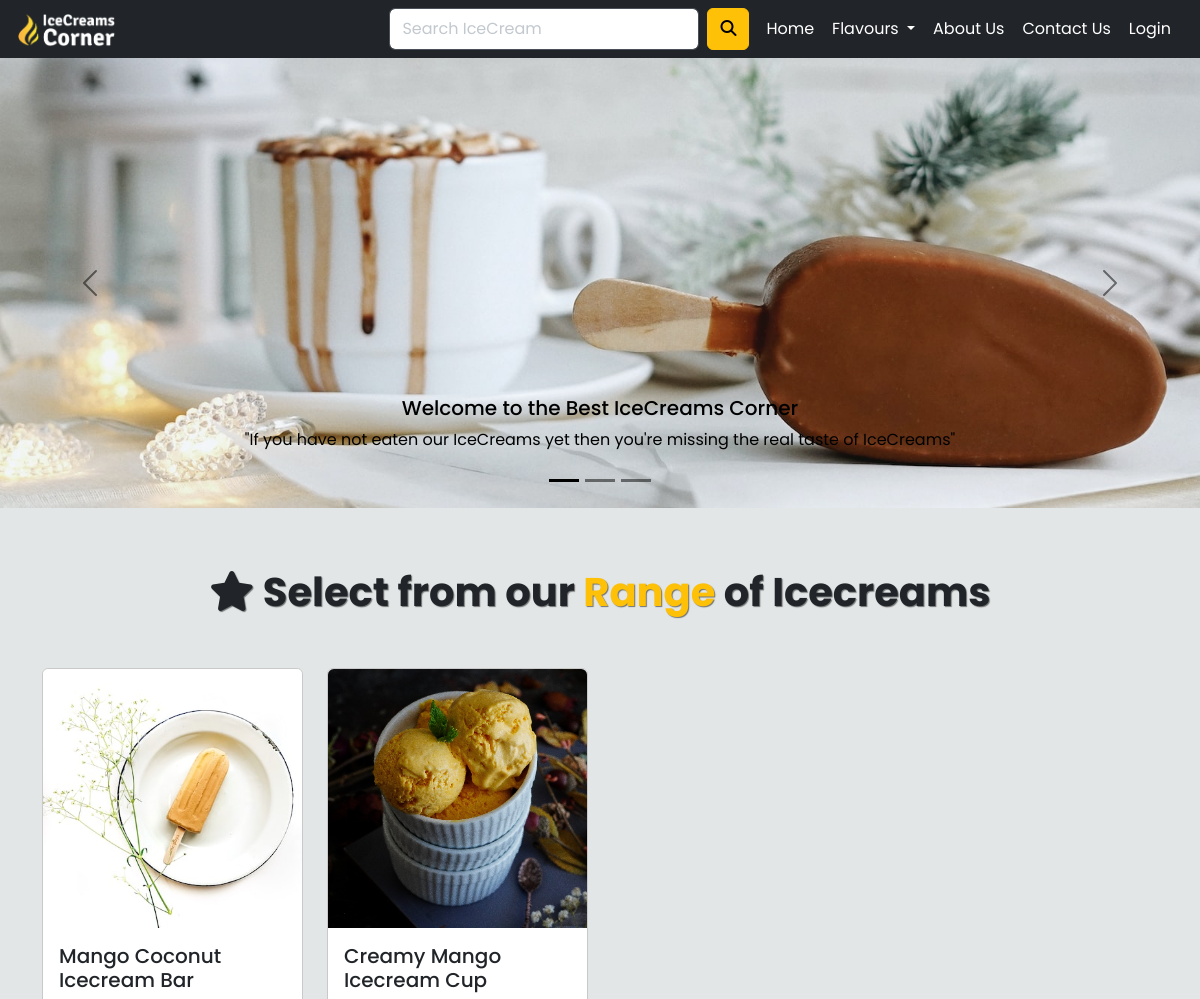
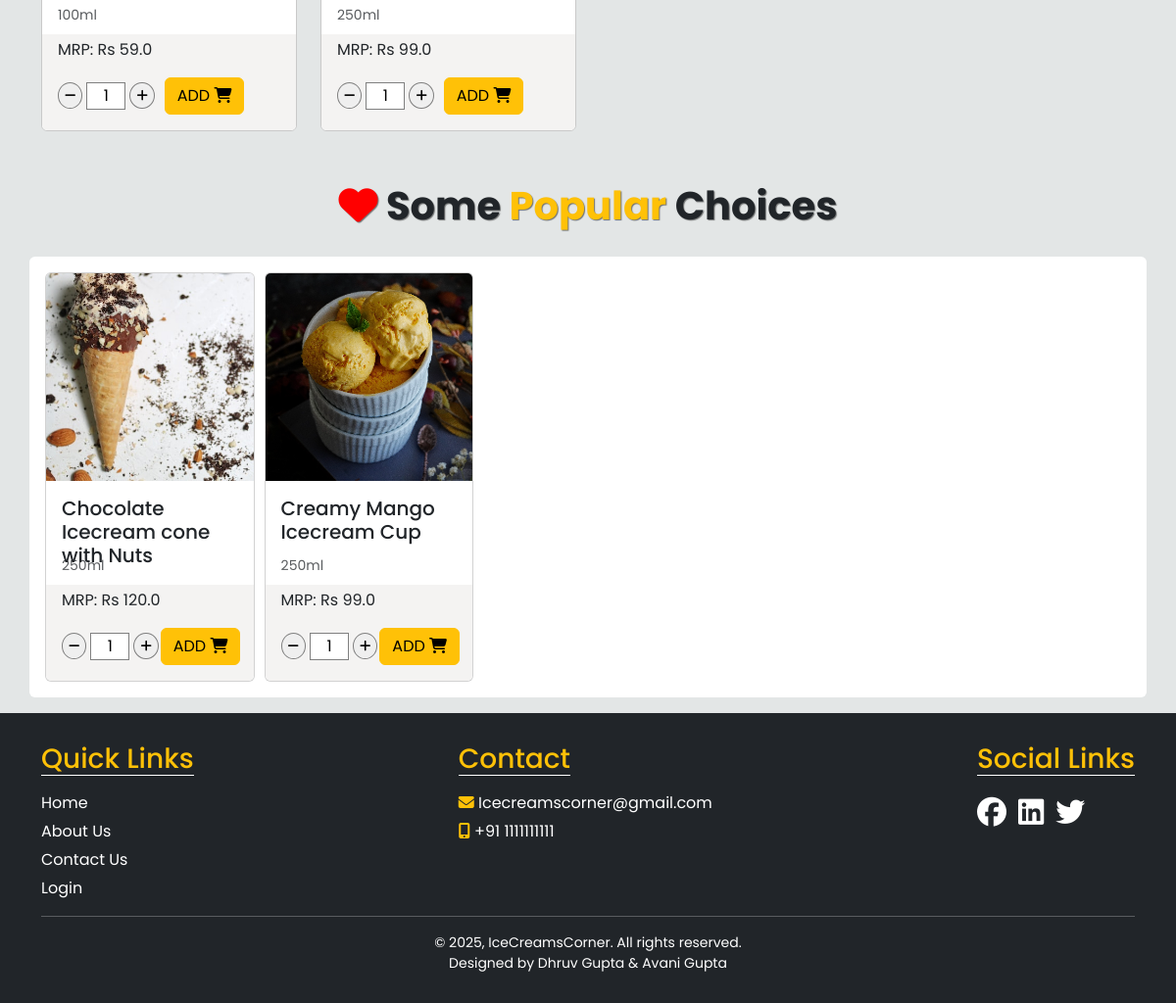
/?cid=4, run on the app's committed database (2 pictures, top to bottom).
### store/models.py (models this page shows, shortened)
class IceCream(models.Model):
    name = models.CharField(max_length=100)
    volume = models.CharField(max_length=20)  # e.g., "100ml", "250ml"
    price = models.FloatField()
    image= models.ImageField(upload_to='icecream_imgs', default="" )
    user_quantity = models.PositiveIntegerField(default=1)  # User-selected quantity
    category= models.ForeignKey(Category, default=1, on_delete=models.CASCADE)
    total_quantity = models.PositiveIntegerField(default=0)
    sold_quantity = models.PositiveIntegerField(default=0)

### store/views.py (the view)
# urls.py: path('', index, name='home'),
def index(request):
    if 'cid' in request.GET:
        return render(request, 'index.html', {'icecreams': IceCream.objects.filter(category_id= request.GET['cid']),
        'is_any_popular_icecream': IceCream.objects.filter(sold_quantity__gt=5).exists(),
        'popular_icecreams': IceCream.objects.filter(sold_quantity__gt=5)})
    else:
        return render(request, 'index.html',{'icecreams': IceCream.objects.all(),
        'is_any_popular_icecream': IceCream.objects.filter(sold_quantity__gt=5).exists(),
        'popular_icecreams': IceCream.objects.filter(sold_quantity__gt=5)})

### store/views.py (called while the page is built)
def get_all_categories(request):
    return {"categories": Category.objects.all()}

def get_cart_items_count(request):
    return {'cart_items_count': Cart.objects.filter(user_id= request.user.id).aggregate(Sum('quantity'))['quantity__sum']}

### templates/index.html (shortened to what this page needs)
{% extends 'base.html' %}
{% block content %}
<div class="container-fluid px-0 ">
    <div id="carouselExampleCaptions" class="carousel carousel-dark slide" data-bs-ride="carousel">
        <div class="carousel-indicators">
            <button type="button" data-bs-target="#carouselExampleCaptions" data-bs-slide-to="0" class="active"
                aria-current="true" aria-label="Slide 1"></button>
            <button type="button" data-bs-target="#carouselExampleCaptions" data-bs-slide-to="1"
                aria-label="Slide 2"></button>
            <button type="button" data-bs-target="#carouselExampleCaptions" data-bs-slide-to="2"
                aria-label="Slide 3"></button>
        </div>
        <div class="carousel-inner home-carousel">
            <div class="carousel-item active">
                <img src="/static/img/1.jpg" class="d-block w-100" alt="...">
                <div class="carousel-caption d-none d-md-block new">
                    <h5>Welcome to the Best IceCreams Corner</h5>
                    <p>"If you have not eaten our IceCreams yet then you're missing the real taste of IceCreams"</p>
                </div>
            </div>
        </div>
        <button class="carousel-control-prev" type="button" data-bs-target="#carouselExampleCaptions"
            data-bs-slide="prev">
            <span class="carousel-control-prev-icon" aria-hidden="true"></span>
        </button>
        <button class="carousel-control-next" type="button" data-bs-target="#carouselExampleCaptions"
            data-bs-slide="next">
            <span class="carousel-control-next-icon" aria-hidden="true"></span>
        </button>
    </div>
</div>
<div class="container main-div py-5">
    <div class="text-center">
        <h1 class="my-2 py-1 mb-5 main-heading"><i class="fa-solid fa-star"></i> Select from our <span class="text-warning">Range</span> of Icecreams</h1>
    </div>
    <div class="row row-cols-2 row-cols-sm-2 row-cols-md-3 row-cols-lg-4 g-4">
        {% for icecream in icecreams %}
        <div class="col">
            <div class="card icecream-imgs">
                <img src="{{icecream.image.url}}" alt="">
                <div class="card-body pb-2 card-body-top">
                    <h5 class="card-text">{{icecream.name}}</h5>
                    <div>
                        <small class="text-body-secondary">{{icecream.volume}}</small>
                    </div>
                </div>
                <div class="card-body pt-1 card-body-div">
                    <p class="">MRP: Rs {{icecream.price}}</p>
                    <form method="post" action="{% url 'addtocart' %}">
                        <div class="quantity-button-div">
                            <div class="quantity-selector justify-content-center">
                                <button type="button" class="minus-btn"><i class="fa-solid fa-minus"></i></button>
                                <input class="mx-1 quantity-selector-input" type="text" name="quantity" max="6" min="1"
                                    value="1">
                                <button type="button" class="plus-btn"><i class="fa-solid fa-plus"></i></button>
                            </div>
                            <div class="btn-group add-to-cart">
                                <button type="submit" class="btn btn btn-warning">ADD <i
                                        class="fa-solid fa-cart-shopping"></i></button>
                            </div>
                        </div>
                    </form>
                </div>
            </div>
        </div>
        {% endfor %}
    </div>
</div>
{% if is_any_popular_icecream %}
<div class="text-center">
    <h1 class="mb-4 py-1 slider-heading"><i class="fa-solid fa-heart" style="color: red;"></i> Some <span class="text-warning">Popular </span>Choices</h1>
</div>
    <section class="container bg-white my-3 px-3 py-3" style="border-radius: 0.355rem;">
        <div class="owl-carousel owl-theme">
            {% for icecream in popular_icecreams %}
                <div class="item">
                    <div class="card">
                        <img src="{{icecream.image.url}}" class="card-img-top" alt="...">
                        <div class="card-body pb-2 ">
                            <h5 class="card-text">{{icecream.name}}</h5>
                            <small class="text-body-secondary">{{icecream.volume}}</small>
                        </div>
                        <div class="card-body pt-1 card-body-div">
                            <p class="">MRP: Rs {{icecream.price}}</p>
                            <form method="post" action="{% url 'addtocart' %}">
                                <div class="quantity-button-div">
                                    <div class="quantity-selector align-items-center">
                                        <button type="button" class="minus-btn"><i class="fa-solid fa-minus"></i></button>
                                        <input class="mx-1 quantity-selector-input" type="text" name="quantity" min="1" max="6"
                                            value="1">
                                        <button type="button" class="plus-btn"><i class="fa-solid fa-plus"></i></button>
                                    </div>
                                    <div class="btn-group add-to-cart">
                                        <button type="submit" class="btn btn btn-warning">ADD <i
                                                class="fa-solid fa-cart-shopping"></i></button>
                                    </div>
                                </div>
                            </form>
                        </div>
                    </div>
                </div>
            {% endfor %}
        </div>
    </section>
{% endif %}
{% endblock content %}

### static/css/style.css (style rules this page uses)
* { box-sizing: border-box; }
body { background-color: #E3E6E6; margin: 0; padding: 0; font-family: 'Poppins', sans-serif; }
h1 { font-weight: bold; }
.icecream-imgs>img { border-radius: 0.355rem 0.355rem 0 0; }
.icecream-imgs { border: 0.5px solid rgb(201, 201, 201); transition: box-shadow 0.3s ease; }
.card-text { height: 50px; margin-right: -5px; }
.card-body-top { display: flex; flex-direction: column; flex-wrap: wrap; }
.card-body-div { border-radius: 0 0 0.355rem 0.355rem; background-color: rgb(244, 243, 242); }
.quantity-selector { display: flex; }
.minus-btn, .plus-btn { border: 1px solid grey; border-radius: 50%; font-size: 13px; height: 27px; }
.quantity-selector-input { border: 1px solid grey; width: 40px; text-align: center; }
.quantity-button-div { display: flex; align-items: center; }
.add-to-cart { margin-left: 10px; }
.main-heading, .slider-heading { text-shadow: 1px 1px 1px rgba(0, 0, 0, 0.5); }
@media screen and (min-width: 768px) and (max-width: 1400px) { .owl-carousel .add-to-cart { margin-left: 2px; margin-right: -15px; } }

### data on the page
IceCream: image (picture), name "Mango Coconut Icecream Bar", volume "100ml", price "59.0"
IceCream: image (picture), name "Creamy Mango Icecream Cup", volume "250ml", price "99.0"
IceCream: image (picture), name "Chocolate Icecream cone with Nuts", volume "250ml", price "120.0"
